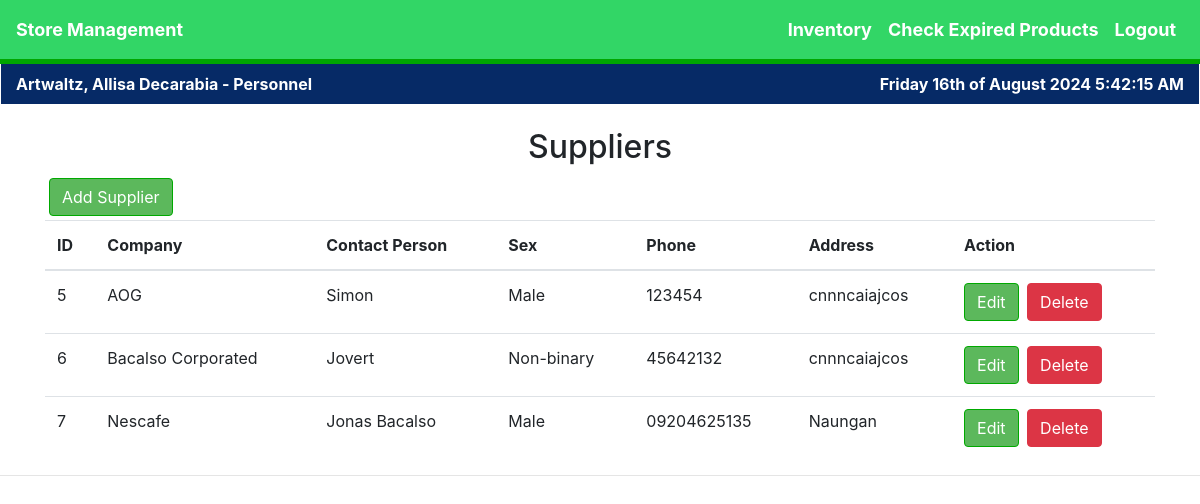
Page /supplier/index.php (signed in) on the committed database.
### tables this page shows
CREATE TABLE `supplier` (
  `supp_id` smallint(6) NOT NULL,
  `company` varchar(50) NOT NULL,
  `contact_person` varchar(50) NOT NULL,
  `sex` enum('Male','Female','Non-binary') NOT NULL,
  `phone` varchar(20) NOT NULL,
  `address` varchar(50) NOT NULL
);

### model/ConnectionDAO.php (called while the page is built, shortened)
<?php
class ConnectionDAO
{
    protected $username = "root";
    protected $password = "";
    protected $host = "localhost";
    protected $db_name = "arar_pcbms_db";
    public function openConnection()
    {
        try {
            $this->dbh = new PDO("mysql:host={$this->host};dbname={$this->db_name}", $this->username, $this->password);
        } catch (Exception $e) {
            $e->getMessage();
        }
    }
}
?>

### model/SupplierDAO.php (called while the page is built, shortened)
<?php
include_once "../model/ConnectionDAO.php";
class SupplierDAO extends ConnectionDAO
{
    public function getAllSuppliers()
    {
        $qry = "SELECT *
                    FROM `supplier`";
        try {
            $stmt = $this->dbh->prepare($qry);
            $stmt->execute();
            $ctr = 0;
            $arrRows = array();
            if ($stmt->rowCount() > 0) {
                while ($res = $stmt->fetch(PDO::FETCH_ASSOC)) {
                    $arrRows[$ctr] = $res;
                    $ctr++;
                }
            }
            return $arrRows;
        } catch (Exception $e) {
            $e->getMessage();
            return array(0 => "Empty");
        }
    }
}
?>

### supplier/retrieve_suppliers.php (the view, shortened to what this page needs)
<?php
require_once '../model/supplierDAO.php';
$supplierModel = new SupplierDAO();
$result = $supplierModel->getAllSuppliers();
if (!empty($result)) {
    foreach ($result as $supplier) { ?>
        <tr>
            <td>
                <?= $supplier['supp_id'] ?>
            </td>
            <td>
                <?= $supplier['company'] ?>
            </td>
            <td>
                <?= $supplier['contact_person'] ?>
            </td>
            <td>
                <?= $supplier['sex'] ?>
            </td>
            <td>
                <?= $supplier['phone'] ?>
            </td>
            <td>
                <?= $supplier['address'] ?>
            </td>
            <td>
                <button type="button" class="btn btn-primary mr-1" data-toggle="modal"
                    data-target="#editModal<?= $supplier['supp_id'] ?>">Edit</button>
                <button type="button" class="btn btn-danger" data-toggle="modal"
                    data-target="#deleteModal<?= $supplier['supp_id'] ?>">Delete</button>
            </td>
        </tr>
    <?php }
} ?>

### headers/header.php (shortened to what this page needs)
<!DOCTYPE html>
<html lang="en">
<?php
if (!isset($_SESSION['username'])) {
  header("location: ../");
} else {
  $fullname = $_SESSION['lname'] . ", " .
    $_SESSION['fname'] . " " .
    $_SESSION['mname'] . " - " . $_SESSION['role'];
  ?>
  <head>
    <link rel="stylesheet" href="../css/bootstrap.min.css">
    <link rel="stylesheet" href="../css/styles.css">
  </head>
  <?php
  if ($_SESSION['role'] == 'Manager') {
    include_once 'mgtheader.php';
  } else if ($_SESSION['role'] == 'Cashier') {
    include_once 'cshheader.php';
  } else if ($_SESSION['role'] == 'Personnel') {
    include_once 'psnheader.php';
  }
}
?>

### headers/psnheader.php (shortened to what this page needs)
<body>
  <nav class="navbar navbar-expand-lg navbar-light bg-light">
    <div class class="navbar-brand mr-auto"> Store Management</div>
    <div class="collapse navbar-collapse justify-content-end" id="navbarNavDropdown">
      <ul class="navbar-nav">
        <li class="nav-item">
          <a class="nav-link" href="../inventory/index.php">Inventory</a>
        </li>
        <li class="nav-item">
          <a class="nav-link" href="../expired_product/index.php">Check Expired Products</a>
        </li>
        <li class="nav-item logout">
          <a class="nav-link" href="../login/Signout.php">Logout</a>
        </li>
      </ul>
    </div>
  </nav>
  <div class="ml-3 mr-3">
    <div class="row justify-content-between NameTime">
      <div class="col-auto">
        <?php echo $fullname ?>
      </div>
      <div class="col-auto">
        <div id="timer"></div>
      </div>
    </div>
  </div>

### supplier/index.php (shortened to what this page needs)
<?php
include "../headers/header.php";
require_once '../model/supplierDAO.php';
?>
<div class="container mt-4">
    <h2 class="text-center">Suppliers</h2>
    <button type="button" class="btn btn-primary m-1" data-toggle="modal" data-target="#addModal">Add Supplier</button>
    <table class="table">
        <thead>
            <tr>
                <th>ID</th>
                <th>Company</th>
                <th>Contact Person</th>
                <th>Sex</th>
                <th>Phone</th>
                <th>Address</th>
                <th>Action</th>
            </tr>
        </thead>
        <tbody>
            <?php include "../supplier/retrieve_suppliers.php" ?>
        </tbody>
    </table>
</div>
<?php include "../footers/footer.php"; ?>

### footers/footer.php (shortened to what this page needs)
<footer class="gradient">
    <hr>
</footer>
</body>
</html>

### css/styles.css (style rules this page uses)
.NameTime { background-color: #062a66 !important; color: #ffffff !important; padding: 0.5rem 0rem; font-weight: bold; }
.btn-primary { background-color: #5cb85c; border-color: #00a900; }

### rows in the picture
supplier: supp_id "5", company "AOG", contact_person "Simon", sex "Male", phone "123454", address "cnnncaiajcos"
supplier: supp_id "6", company "Bacalso Corporated", contact_person "Jovert", sex "Non-binary", phone "45642132", address "cnnncaiajcos"
supplier: supp_id "7", company "Nescafe", contact_person "Jonas Bacalso", sex "Male", phone "09204625135", address "Naungan"

### other values in the picture
$fullname "Artwaltz, Allisa Decarabia - Personnel"
